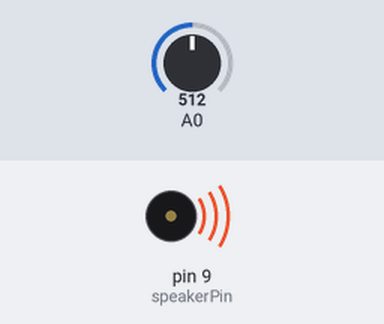
A sketch run on a simulated Arduino Uno, built with avr-gcc and run on an emulated ATmega328P. On the bench: buzzer (waves = sounding). The test bench sets the inputs (shaded band); at power-on: A0 = 512.

Above: at 0.1 s.
Timing chart, 0 to 40.0 s (numbered marks = the images above):
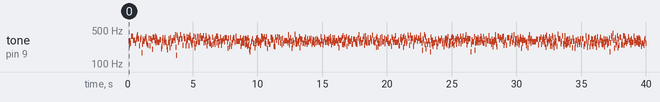

Measured:
- by itself, tone on pin 9 (speakerPin): plays 295 Hz for 0.04 s, 247 Hz for 0.04 s, 301 Hz for 0.04 s, 267 Hz for 0.08 s, 375 Hz for 0.16 s, 308 Hz for 0.16 s … (693 notes in this stretch)

The sketch:

noise_generator02.ino
```cpp
#define speakerPin 9

unsigned long lastClick;
int speed1 = 50;

void setup() {
  // put your setup code here, to run once:
   pinMode(speakerPin,OUTPUT);
   lastClick = micros();

}


/* initialize with any 32 bit non-zero  unsigned long value. */
#define LFSR_INIT  0xfeedfaceUL
/* Choose bits 32, 30, 26, 24 from  http://arduino.stackexchange.com/a/6725/6628
 *  or 32, 22, 2, 1 from
 *  http://www.xilinx.com/support/documentation/application_notes/xapp052.pdf
 *  or bits 32, 16, 3,2  or 0x80010006UL per http://users.ece.cmu.edu/~koopman/lfsr/index.html
 *  and http://users.ece.cmu.edu/~koopman/lfsr/32.dat.gz
 */
#define LFSR_MASK  ((unsigned long)( 1UL<<31 | 1UL <<15 | 1UL <<2 | 1UL <<1  ))

unsigned int generateNoise(){
  // See https://en.wikipedia.org/wiki/Linear_feedback_shift_register#Galois_LFSRs
   static unsigned long int lfsr = LFSR_INIT;  /* 32 bit init, nonzero */
   /* If the output bit is 1, apply toggle mask.
                                    * The value has 1 at bits corresponding
                                    * to taps, 0 elsewhere. */

   if(lfsr & 1) { lfsr =  (lfsr >>1) ^ LFSR_MASK ; return(1);}
   else         { lfsr >>= 1;                      return(0);}
}


void loop() {
      /* ... */
      speed1 = map(analogRead(0),0, 1023, 20, 1500);
      if ((micros() - lastClick) > speed1 ) { // Changing this value changes the frequency.
        lastClick = micros();
        digitalWrite (speakerPin, generateNoise());
      }

}
```
